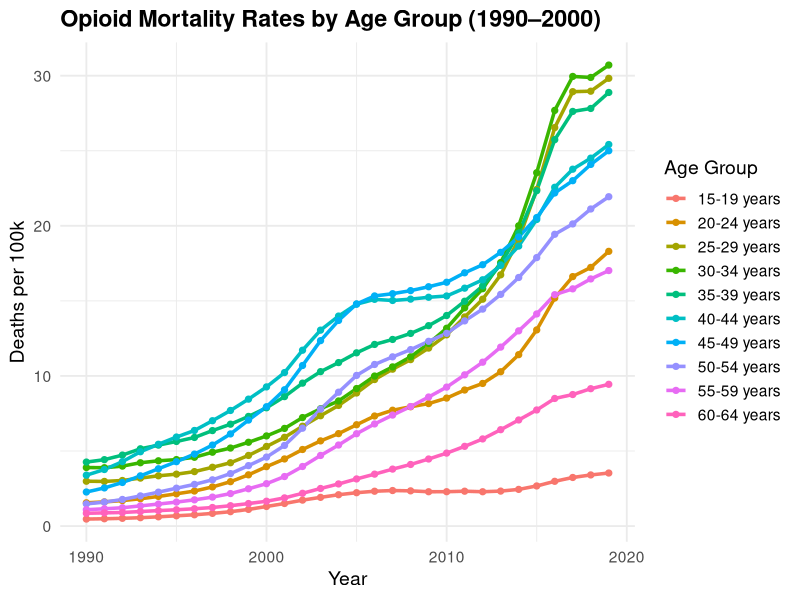
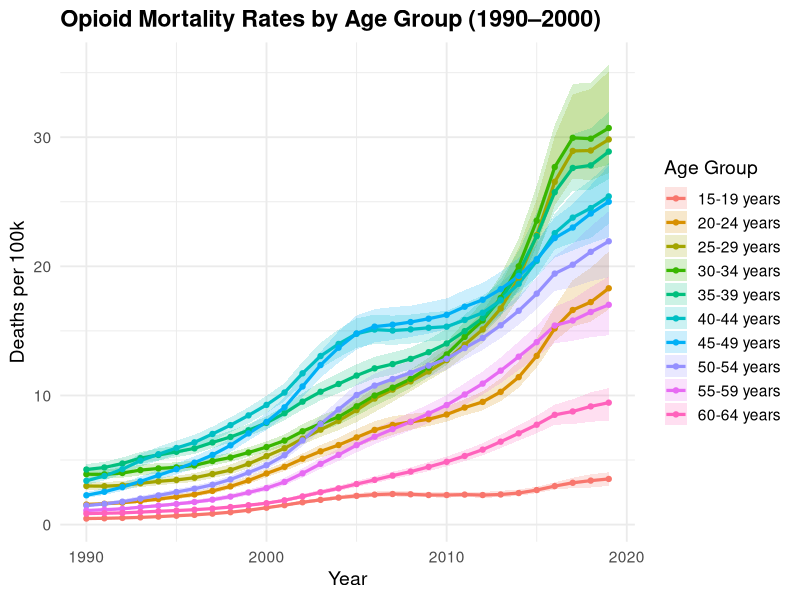
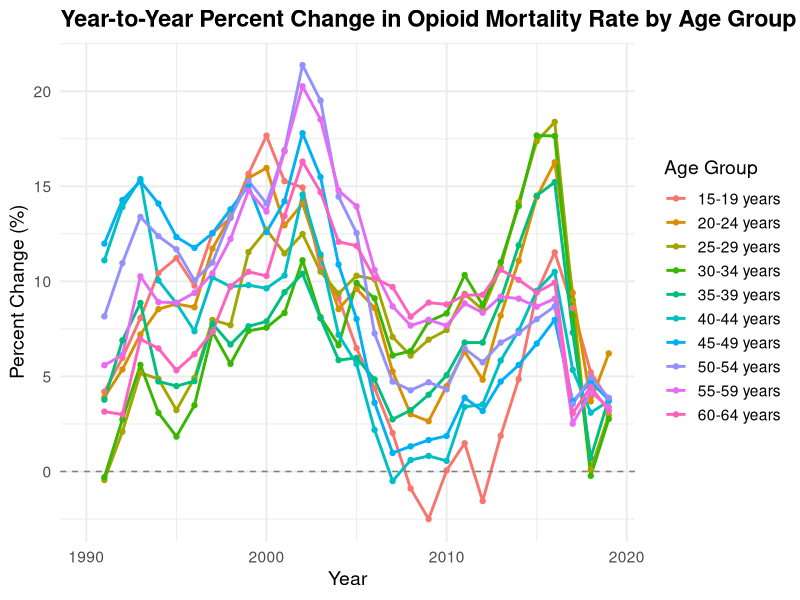
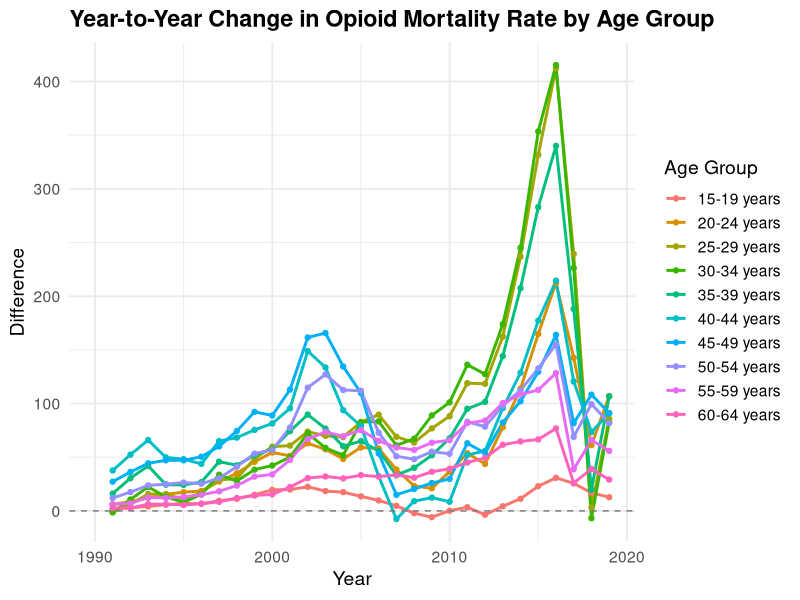
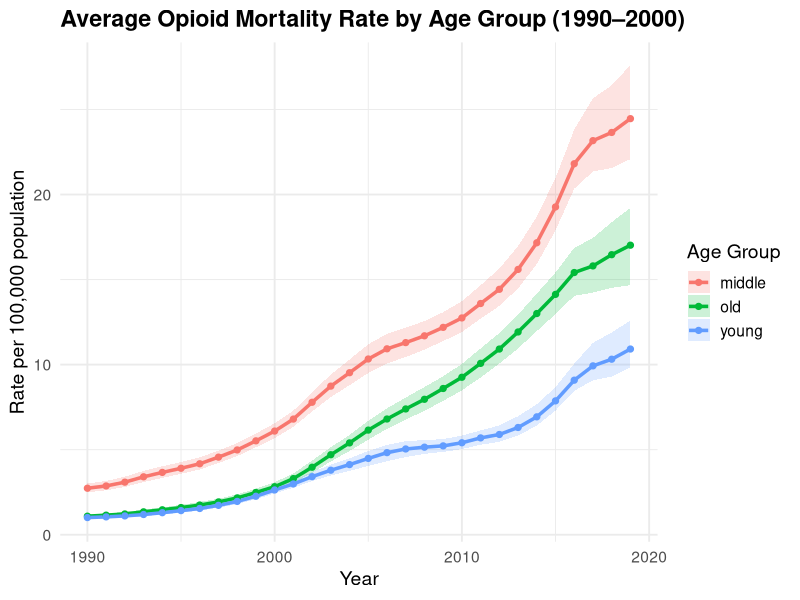
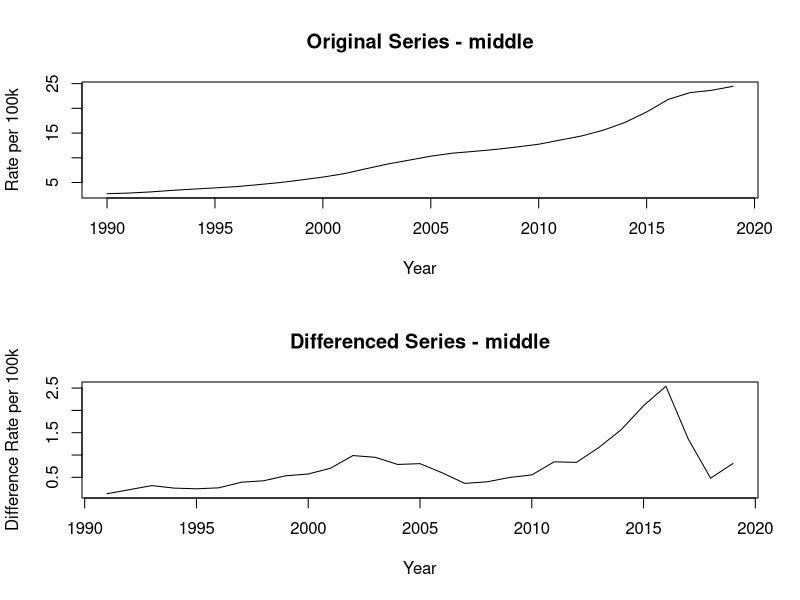
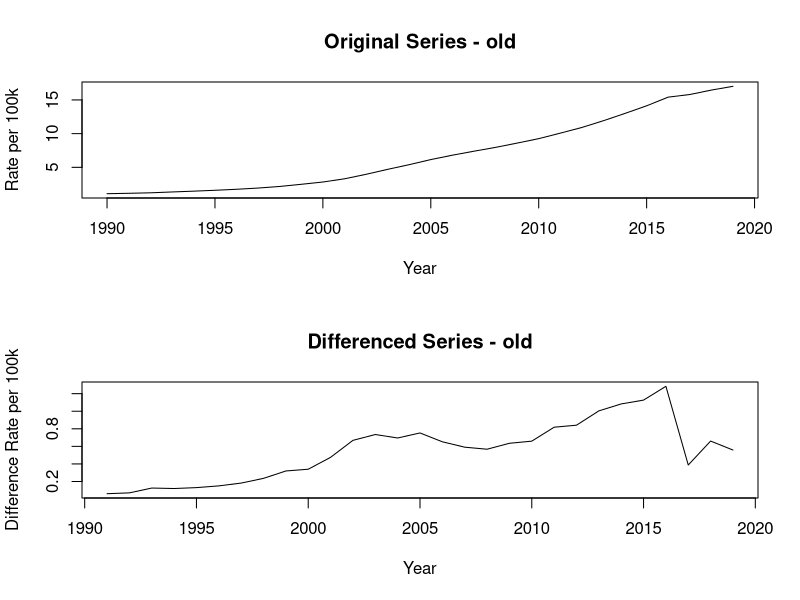
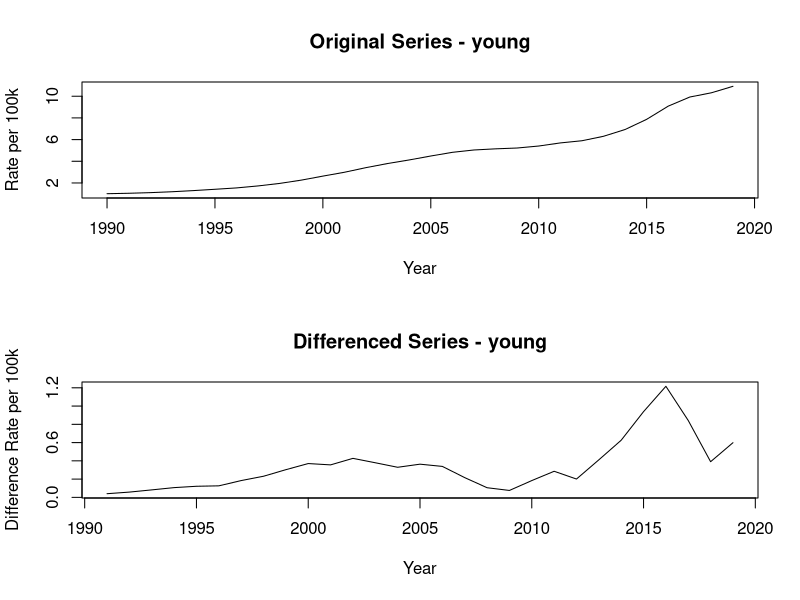

Generate these figures, in order, with R:
## ---- chunk 1
knitr::opts_chunk$set(echo = TRUE)
## ---- chunk 2
library(tidyverse)
library(ggplot2)
library(dplyr)
library(tseries)
library(forecast)
library(ggfortify)
library(strucchange)
## ---- chunk 3
# Analyze age distribution (US opioid rate age.csv)
age_data <- read.csv("Data/US opioid rate age.csv")

# Check unique values of age bins
unique(age_data$age)
## ---- chunk 4
# Plot the distribution of opioid death rates by age
ggplot(age_data, aes(x = year, y = val, color = age)) +
  geom_line(linewidth = 1.2) +
  geom_point(size = 1.8) +
  labs(
    title = "Opioid Mortality Rates by Age Group (1990–2000)",
    x = "Year",
    y = "Deaths per 100k",
    color = "Age Group"
  ) +
  theme_minimal(base_size = 14) +
  theme(
    legend.position = "right",
    plot.title = element_text(face = "bold")
  )
## ---- chunk 5
# Add highlights around the confidence interval
ggplot(age_data, aes(x = year, y = val, color = age, fill = age)) +
  geom_ribbon(aes(ymin = lower, ymax = upper), alpha = 0.2, color = NA) +  
  geom_line(linewidth = 1.1) +                                                    
  geom_point(size = 1.5) +
  labs(
    title = "Opioid Mortality Rates by Age Group (1990–2000)",
    x = "Year",
    y = "Deaths per 100k",
    color = "Age Group",
    fill = "Age Group"
  ) +
  theme_minimal(base_size = 14) +
  theme(
    legend.position = "right",
    plot.title = element_text(face = "bold")
  )
## ---- chunk 6
# Compute year-to-year percent change per age group
age_change <- age_data %>%
  group_by(age) %>%
  arrange(year, .by_group = TRUE) %>%
  mutate(
    pct_change = 100 * (val - lag(val)) / lag(val)
  ) %>%
  ungroup()

ggplot(age_change, aes(x = year, y = pct_change, color = age)) +
  geom_line(linewidth = 1) +
  geom_point(size = 1.5) +
  geom_hline(yintercept = 0, linetype = "dashed", color = "gray50") +
  labs(
    title = "Year-to-Year Percent Change in Opioid Mortality Rate by Age Group",
    x = "Year",
    y = "Percent Change (%)",
    color = "Age Group"
  ) +
  theme_minimal(base_size = 14) +
  theme(
    legend.position = "right",
    plot.title = element_text(face = "bold")
  )
## ---- chunk 7
# Compute year-to-year percent change per age group
age_diff <- age_data %>%
  group_by(age) %>%
  arrange(year, .by_group = TRUE) %>%
  mutate(
    pct_change = 100 * (val - lag(val))
  ) %>%
  ungroup()

ggplot(age_diff, aes(x = year, y = pct_change, color = age)) +
  geom_line(linewidth = 1) +
  geom_point(size = 1.5) +
  geom_hline(yintercept = 0, linetype = "dashed", color = "gray50") +
  labs(
    title = "Year-to-Year Change in Opioid Mortality Rate by Age Group",
    x = "Year",
    y = "Difference",
    color = "Age Group"
  ) +
  theme_minimal(base_size = 14) +
  theme(
    legend.position = "right",
    plot.title = element_text(face = "bold")
  )
## ---- chunk 8
# Group the age buckets into young, middle, and old.
age_data <- age_data %>%
  mutate(
    age_group = case_when(
      age %in% c("15-19 years", "20-24 years") ~ "young",
      age %in% c("55-59 years", "59-64 years") ~ "old", 
      TRUE ~ "middle"                    
    )
  )
head(age_data)
## ---- chunk 9
age_data %>%
  group_by(year, age_group) %>%
  summarise(
    middle_rate = mean(val, na.rm = TRUE),
    low_rate = mean(lower, na.rm = TRUE),
    high_rate = mean(upper, na.rm = TRUE)
  ) %>%
  ggplot(aes(x = year, y = middle_rate, color = age_group, fill = age_group)) +
  geom_ribbon(aes(ymin = low_rate, ymax = high_rate), alpha = 0.2, color = NA) +
  geom_line(linewidth = 1.2) +
  geom_point(size = 1.8) +
  labs(
    title = "Average Opioid Mortality Rate by Age Group (1990–2000)",
    x = "Year",
    y = "Rate per 100,000 population",
    color = "Age Group",
    fill = "Age Group"
  ) +
  theme_minimal(base_size = 14) +
  theme(
    legend.position = "right",
    plot.title = element_text(face = "bold")
  )
## ---- chunk 10
age_grouped <- age_data %>%
  group_by(year, age_group) %>%
  summarise(
    middle_rate = mean(val, na.rm = TRUE),
    low_rate = mean(lower, na.rm = TRUE),
    high_rate = mean(upper, na.rm = TRUE)
  ) %>%
  ungroup()

library(tidyverse)
library(forecast)
library(tseries)

# Loop through each age group
for (group in unique(age_grouped$age_group)) {
  
  cat("\n--------------------------------------\n")
  cat("Results for:", group, "\n")
  
  # Subset for that group
  sub <- age_grouped %>%
    filter(age_group == group) %>%
    arrange(year)
  
  # Create time series
  ts_obj <- ts(sub$middle_rate, start = min(sub$year), frequency = 1)
  
  # Run ADF test on original
  adf_orig <- adf.test(ts_obj)
  cat("ADF (original series) p-value:", round(adf_orig$p.value, 4), "\n")
  
  # Difference the series
  ts_diff <- diff(ts_obj)
  
  # Run ADF test on differenced series
  adf_diff <- adf.test(ts_diff)
  cat("ADF (differenced series) p-value:", round(adf_diff$p.value, 4), "\n")
  
  # Optional: Plot both series
  par(mfrow = c(2, 1))  # two plots per group
  plot(ts_obj, main = paste("Original Series -", group),
       ylab = "Rate per 100k", xlab = "Year")
  plot(ts_diff, main = paste("Differenced Series -", group),
       ylab = "Difference Rate per 100k", xlab = "Year")
  
  cat("--------------------------------------\n")
}


## ---- chunk 11
breakpoints(middle_rate ~ 1, data = filter(age_grouped, age_group == "middle"))
breakpoints(middle_rate ~ 1, data = filter(age_grouped, age_group == "old"))
breakpoints(middle_rate ~ 1, data = filter(age_grouped, age_group == "young"))
## ---- chunk 12
library(zoo)
sub <- filter(age_grouped, age_group == "middle")
rollmean <- rollapply(sub$middle_rate, 3, mean, fill = NA)
rollvar  <- rollapply(sub$middle_rate, 3, var, fill = NA)
plot(sub$year, rollmean, type = "l", main = "Rolling Mean")
plot(sub$year, rollvar, type = "l", main = "Rolling Variance")
